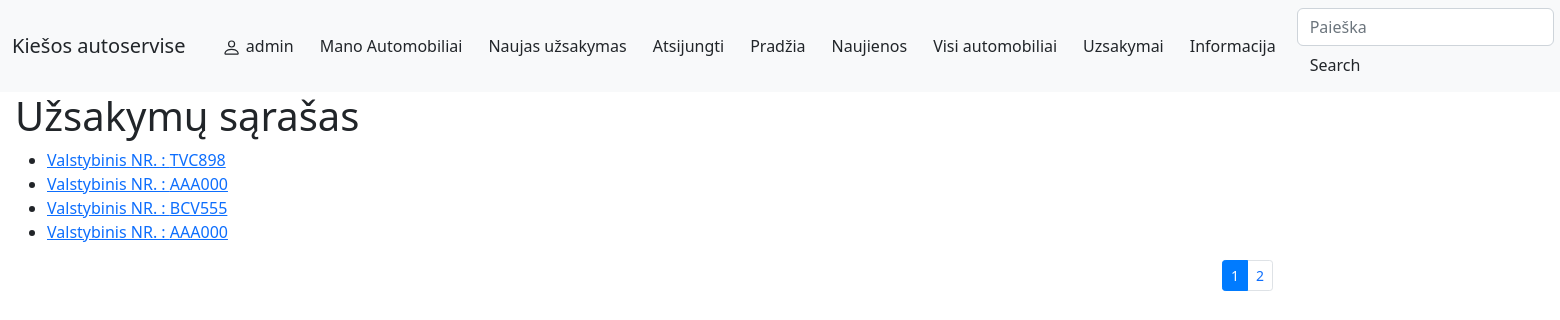
The app's page /autoservice/uzsakymai/ (signed in) with its own data.
### autoservice/models.py (models this page shows, shortened)
class Uzsakymas(models.Model):
    data = models.DateField('Data', null=True, blank=True)
    automobilis_id = models.ForeignKey('Automobilis', on_delete=models.CASCADE, null=False)
    bus_sutvarkyta = models.DateField('Bus sutvarkyta', null=True, blank=True)
    savininkas = models.ForeignKey(User, on_delete=models.SET_NULL, null=True, blank=True)
    LOAN_STATUS = (
        ('uzregistruotas', 'Uzregistruota'),
        ('eileje', 'Eileje'),
        ('tvarkomas', 'Tvarkoma'),
        ('galima atsiimti', 'Galima atsiimti'),
        ('atlikta', 'Atlikta'),
    )
    status = models.CharField(
        max_length=20,
        choices=LOAN_STATUS,
        blank=True,
        default='Uzregistruotas',
        help_text='Statusas',
    )
    class Meta:
        ordering = ['bus_sutvarkyta']
        verbose_name_plural = "Uzsakymai"
    def display_automobilis_val_nr(self):
        return self.automobilis_id.valstybinis_nr
    display_automobilis_val_nr.short_description = 'Valstybinis NR.'
    def display_automobilis_vin(self):
        return self.automobilis_id.vin_kodas
    display_automobilis_vin.short_description = 'VIN Kodas.'
    def display_automobilis_client(self):
        return self.automobilis_id.klientas
    display_automobilis_client.short_description = 'Klientas'
    def display_automobilis_marke(self):
        return self.automobilis_id.automobilio_modelis_id
    display_automobilis_marke.short_description = 'Gamintojas/Marke'

class Automobilis(models.Model):
    valstybinis_nr = models.CharField('Valstybinis_NR', max_length=15, help_text='Iveskite Valstybini nr.(pvz AAA000)')
    automobilio_modelis_id = models.ForeignKey('AutomobiloModelis', on_delete=models.CASCADE, null=False,
                                               related_name='automobiliomodelis')
    vin_kodas = models.CharField('VIN_Kodas', max_length=17, help_text='Iveskite VIN (pvz.3C6UR5CJXEG146621)')
    klientas = models.CharField('Klientas', max_length=100, help_text='Vardas Pavarde pvz(Juozas Juozaitis)')
    aprasymas = HTMLField('Aprasymas', help_text='Aprasymas', null=True)
    cover = models.ImageField('Viršelis', upload_to='covers', null=True, blank=True)
    def display_automobilis_modelis(self):
        return f'{self.automobilio_modelis_id.marke} {self.automobilio_modelis_id.modelis}'
    display_automobilis_modelis.short_description = 'Automobilis'
    class Meta:
        verbose_name_plural = "Automobiliai"

### autoservice/views.py (the view)
# urls.py: path('uzsakymai/', views.UzsakymasListView.as_view(), name='uzsakymas'),
class UzsakymasListView(generic.ListView):
    model = Uzsakymas
    paginate_by = 4
    template_name = 'uzsakymas_list.html'

### autoservice/templates/uzsakymas_list.html
{% extends "base.html" %}
{% block content %}
<h1>Užsakymų sąrašas</h1>
{% if uzsakymas_list %}
<ul>
    {% for uzsakymas in uzsakymas_list %}
    <li>
        <a href="{{ uzsakymas.id }}">Valstybinis NR. : {{ uzsakymas.automobilis_id.valstybinis_nr }} </a>
    </li>
    {% endfor %}
</ul>
{% else %}
<p>Uzsakymu nėra.</p>
{% endif %}
<div class="container puslapiai">
    <nav aria-label="Užsakymų puslapiai">
        {% if page_obj.has_other_pages %}
            <ul class="pagination pagination-sm justify-content-end">
                {% for i in page_obj.paginator.page_range %}
                    {% if page_obj.number == i %}
                        <li class="page-item active">
                            <a class="page-link" href="#">{{ i }}</a>
                        </li>
                    {% else %}
                        <li class="page-item">
                            <a class="page-link" href="?page={{ i }}">{{ i }}</a>
                        </li>
                    {% endif %}
                {% endfor %}
            </ul>
        {% endif %}
    </nav>
</div>
{% endblock %}

### autoservice/templates/base.html (shortened to what this page needs)
<!DOCTYPE html>
<html lang="en">
<head>
  <link rel="stylesheet" href="https://stackpath.bootstrapcdn.com/bootstrap/4.1.3/css/bootstrap.min.css">
  <link rel="stylesheet" href="https://cdn.jsdelivr.net/npm/bootstrap@5.2.3/dist/css/bootstrap.min.css">
  {% load static %}
  <link rel="stylesheet" href="{% static 'css/styles.css' %}">
</head>
<body>
<nav class="navbar navbar-expand-lg navbar-light bg-light">
  <div class="container-fluid">
    <a class="navbar-brand">Kiešos autoservise</a>
    <ul class="navbar-nav mx-2">
      {% if user.is_authenticated %}
      <li class="nav-item"><a class="btn" href="{% url 'main' %}">
        {{ user.get_username }}</a></li>
      <li class="nav-item"><a class="btn" href="{% url 'mano-uzsakymai' %}">Mano Automobiliai</a></li>
        <li class="nav-item"><a class="btn" href="{% url 'mano-uzsakymas-new'%}?next=/autoservice">Naujas užsakymas</a></li>
      <li class="nav-item">
        <form method="post" action="{% url 'logout' %}">
          <button class="btn" type="submit">Atsijungti</button>
        </form>
      </li>
      {% else %}
      <li class="nav-item"><a class="btn" href="{% url 'login'%}">Prisijungti</a></li>
      <li class="nav-item"><a class="btn" href="{% url 'register'%}">Registruotis</a></li>
      {% endif %}
      <li class="nav-item active"><a class="btn" href="{% url 'index' %}">Pradžia</a></li>
        <li class="nav-item active"><a class="btn" href="{% url 'akcijos' %}">Naujienos</a></li>
      <li class="nav-item active"><a class="btn" href="{% url 'automobiliai' %}">Visi automobiliai</a></li>
      <li class="nav-item active"><a class="btn" href="{% url 'uzsakymas' %}">Uzsakymai</a></li>
      <li class="nav-item active"><a class="btn" href="{% url 'about' %}">Informacija</a></li>
    </ul>
    <form class="form-inline my-2 my-lg-0" action="{% url 'search' %}" method="get">
      <input class="form-control me-2" name="query" class="form-control" type="text" placeholder="Paieška">
      <button class="btn" type="submit">Search</button>
    </form>
  </div>
</nav>
<div class="col-sm-10 ">
  {% block content %}
  {% endblock %}
</div>
</body>
</html>

### records on screen
Uzsakymas: automobilis_id.valstybinis_nr "TVC898"
Uzsakymas: automobilis_id.valstybinis_nr "AAA000"
Uzsakymas: automobilis_id.valstybinis_nr "BCV555"
Uzsakymas: automobilis_id.valstybinis_nr "AAA000"

### other values on screen
{{ user.get_username }} "admin"
{{ i }} "1"
{{ i }} "2"
